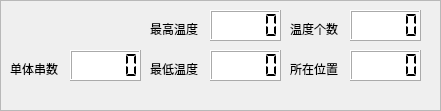
      <widget class="QFrame" name="frame_5">
       <property name="geometry">
        <rect>
         <x>190</x>
         <y>20</y>
         <width>441</width>
         <height>111</height>
        </rect>
       </property>
       <property name="frameShape">
        <enum>QFrame::StyledPanel</enum>
       </property>
       <property name="frameShadow">
        <enum>QFrame::Raised</enum>
       </property>
       <widget class="QLCDNumber" name="lcdNumber_7">
        <property name="geometry">
         <rect>
          <x>70</x>
          <y>50</y>
          <width>71</width>
          <height>31</height>
         </rect>
        </property>
        <property name="styleSheet">
         <string notr="true">background-color: rgb(255, 255, 255);</string>
        </property>
        <property name="segmentStyle">
         <enum>QLCDNumber::Flat</enum>
        </property>
       </widget>
       <widget class="QLabel" name="label_7">
        <property name="geometry">
         <rect>
          <x>10</x>
          <y>60</y>
          <width>62</width>
          <height>17</height>
         </rect>
        </property>
        <property name="text">
         <string>单体串数</string>
        </property>
       </widget>
       <widget class="QLCDNumber" name="lcdNumber_8">
        <property name="geometry">
         <rect>
          <x>210</x>
          <y>10</y>
          <width>71</width>
          <height>31</height>
         </rect>
        </property>
        <property name="styleSheet">
         <string notr="true">background-color: rgb(255, 255, 255);</string>
        </property>
        <property name="segmentStyle">
         <enum>QLCDNumber::Flat</enum>
        </property>
       </widget>
       <widget class="QLabel" name="label_8">
        <property name="geometry">
         <rect>
          <x>150</x>
          <y>20</y>
          <width>62</width>
          <height>17</height>
         </rect>
        </property>
        <property name="text">
         <string>最高温度</string>
        </property>
       </widget>
       <widget class="QLCDNumber" name="lcdNumber_9">
        <property name="geometry">
         <rect>
          <x>210</x>
          <y>50</y>
          <width>71</width>
          <height>31</height>
         </rect>
        </property>
        <property name="styleSheet">
         <string notr="true">background-color: rgb(255, 255, 255);</string>
        </property>
        <property name="segmentStyle">
         <enum>QLCDNumber::Flat</enum>
        </property>
       </widget>
       <widget class="QLabel" name="label_9">
        <property name="geometry">
         <rect>
          <x>150</x>
          <y>60</y>
          <width>62</width>
          <height>17</height>
         </rect>
        </property>
        <property name="text">
         <string>最低温度</string>
        </property>
       </widget>
       <widget class="QLCDNumber" name="lcdNumber_10">
        <property name="geometry">
         <rect>
          <x>350</x>
          <y>10</y>
          <width>71</width>
          <height>31</height>
         </rect>
        </property>
        <property name="styleSheet">
         <string notr="true">background-color: rgb(255, 255, 255);</string>
        </property>
        <property name="segmentStyle">
         <enum>QLCDNumber::Flat</enum>
        </property>
       </widget>
       <widget class="QLabel" name="label_10">
        <property name="geometry">
         <rect>
          <x>290</x>
          <y>20</y>
          <width>62</width>
          <height>17</height>
         </rect>
        </property>
        <property name="text">
         <string>温度个数</string>
        </property>
       </widget>
       <widget class="QLCDNumber" name="lcdNumber_11">
        <property name="geometry">
         <rect>
          <x>350</x>
          <y>50</y>
          <width>71</width>
          <height>31</height>
         </rect>
        </property>
        <property name="styleSheet">
         <string notr="true">background-color: rgb(255, 255, 255);</string>
        </property>
        <property name="segmentStyle">
         <enum>QLCDNumber::Flat</enum>
        </property>
       </widget>
       <widget class="QLabel" name="label_11">
        <property name="geometry">
         <rect>
          <x>290</x>
          <y>60</y>
          <width>62</width>
          <height>17</height>
         </rect>
        </property>
        <property name="text">
         <string>所在位置</string>
        </property>
       </widget>
      </widget>
